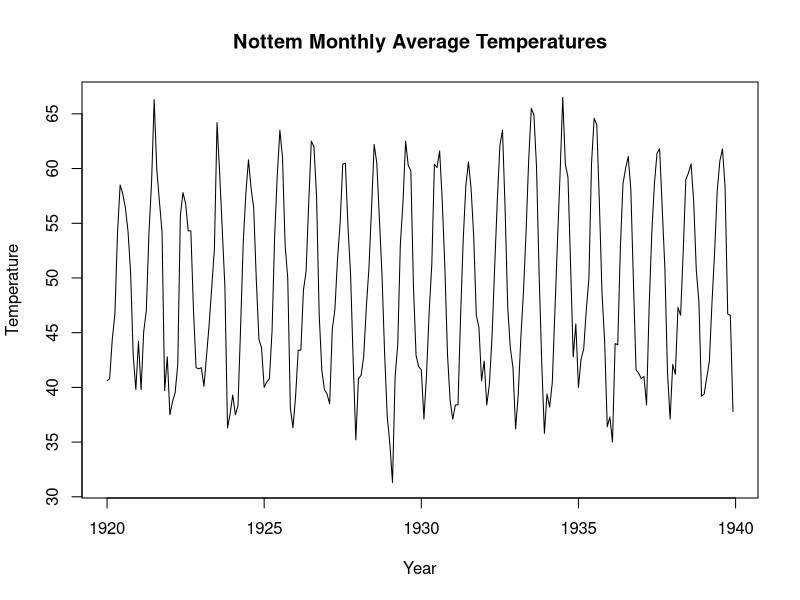
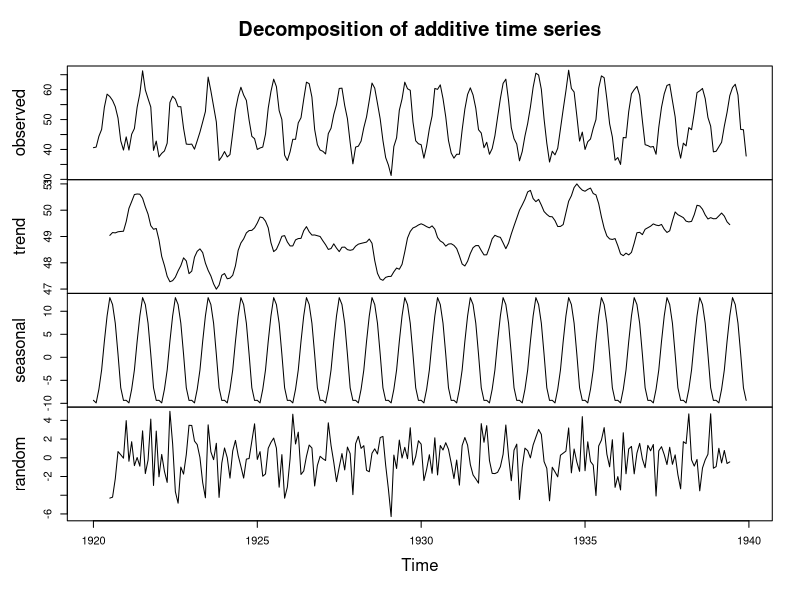
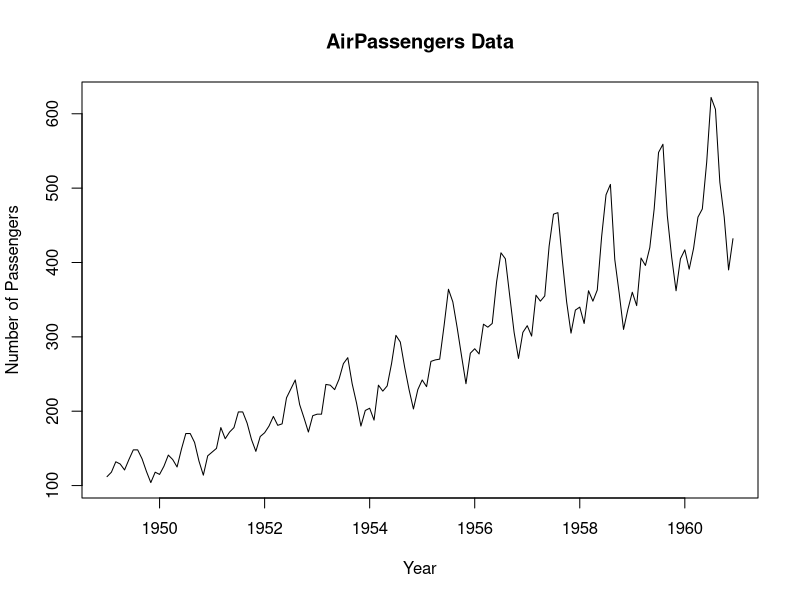
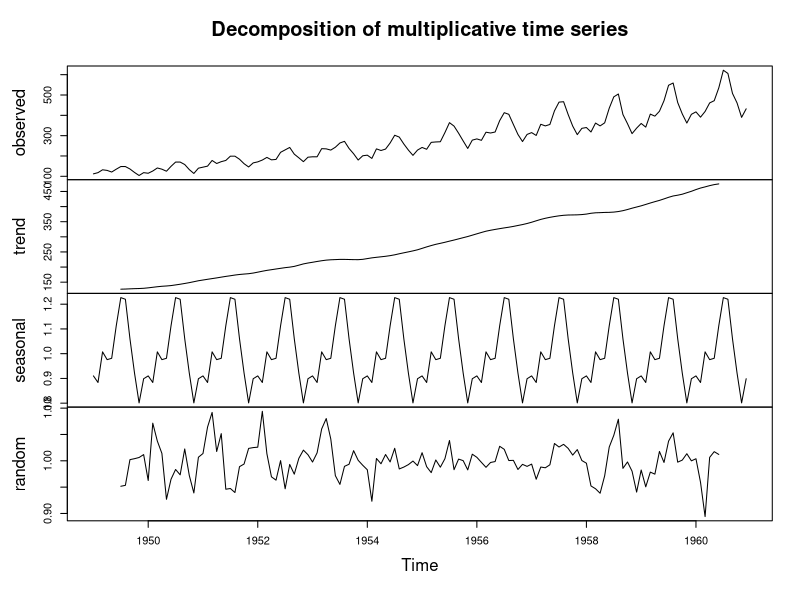

The R script that drew these images, in order:
## ---- chunk 1
knitr::opts_chunk$set(echo = TRUE)
## ---- chunk 2
# Command to delete all the R history
rm(list=ls(all=TRUE))
## ---- chunk 3
# Loading all the required libraries
library(datasets)
library(stats)
## ---- chunk 4
# (a)Nottem Data
## ---- chunk 5
# Loading the nottem dataset
data(nottem)
## ---- chunk 6
# Plot the time series
plot(nottem,
     main = "Nottem Monthly Average Temperatures",
     ylab = "Temperature",
     xlab = "Year")
## ---- chunk 7
# Classical additive decomposition
nottem_decomp <- decompose(nottem, type = "additive")
## ---- chunk 8
# Plot the decomposed components
plot(nottem_decomp)
## ---- chunk 9
# (b) AirPassengers data
## ---- chunk 10
# Loading the air passengers dataset
data("AirPassengers")
## ---- chunk 11
# Plot the time series
plot(AirPassengers,
     main = "AirPassengers Data",
     ylab = "Number of Passengers",
     xlab = "Year")
## ---- chunk 12
# Classical multiplicative decomposition
ap_decomp <- decompose(AirPassengers, type = "multiplicative")
## ---- chunk 13
# Plot the decomposed components
plot(ap_decomp)
